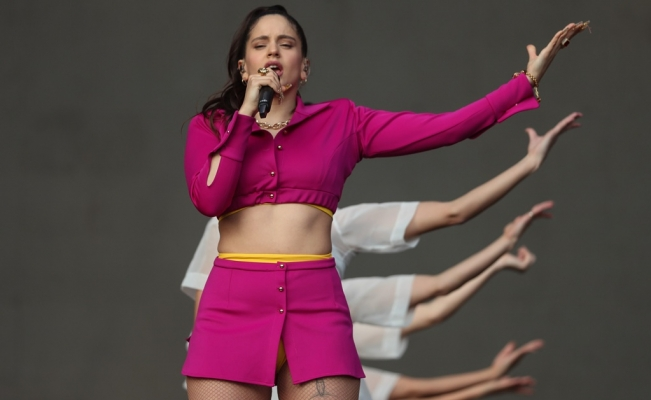
#> input picture rosalia.jpg, 651 x 400 px
$ python -i VideoCartoon.py   (imports and definitions only)   (older library calls are emulated)
#> lines starting #> are read from the running program, lines starting #| are printed output that depends on the picture; after the words box and inside, x2 and y2 are one past the last pixel; in counts of white or black regions, pixels touching at a corner belong together
#> further down, picture is the input picture: shape (400, 651, 3); mean B, G, R 72.4, 67.2, 93.3
# -*- coding: utf-8 -*-
"""
Created on Mon Aug 12 11:21 2019

@author: Yvan
"""

import cv2
import numpy as np

def cartoonize_image(img, ds_factor=4, sketch_mode=False):

#> called with ds_factor = 4, sketch_mode = False
    img_gray = cv2.cvtColor(img, cv2.COLOR_BGR2GRAY)
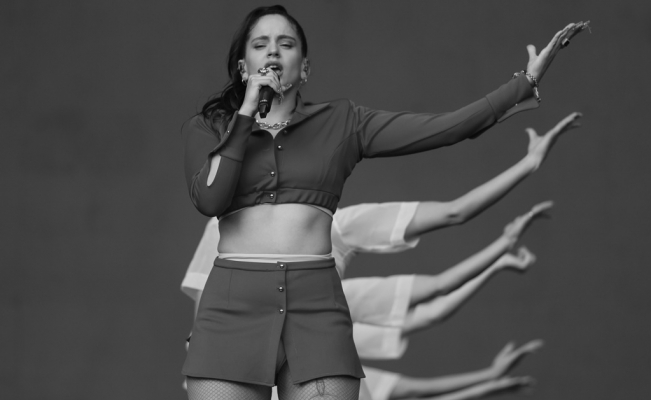
#> img_gray: shape (400, 651); min 5, max 230, mean 75.7

    #Aplicamos median filter a la imagen en escala de grises

    img_gray = cv2.medianBlur(img_gray, 7)

    #Detectamos los bordes en la imagen y  aplicamos Thresold

    edges = cv2.Laplacian(img_gray, cv2.CV_8U, ksize=5)
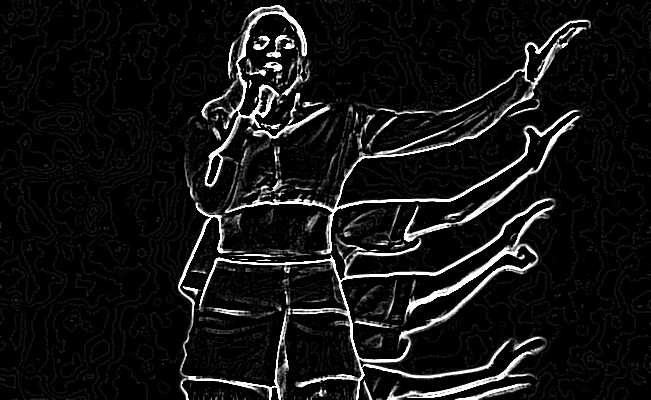
#> edges: shape (400, 651); min 0, max 255, mean 20.5
    ret, mask = cv2.threshold(edges, 100, 255, cv2.THRESH_BINARY_INV)
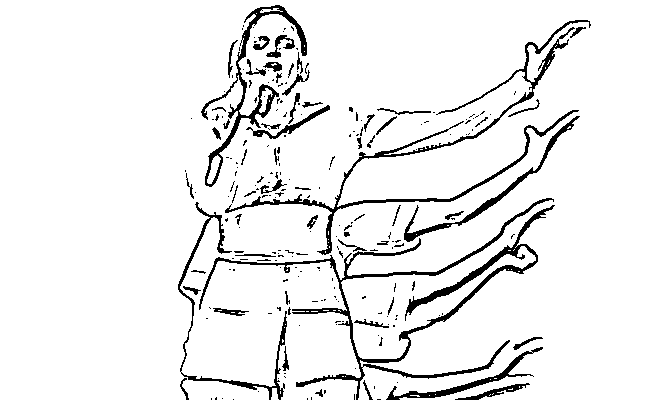
#> mask: shape (400, 651); 93% white; 231 black regions (174 under 20 px), largest, box (x1, y1, x2, y2) and area: (199, 198, 555, 400) 5087, (225, 20, 591, 255) 3395, (201, 5, 307, 187) 1975

    if sketch_mode:
        return cv2.cvtColor(mask, cv2.COLOR_GRAY2BGR)

    #Redimensionamos la imagen
    img_small = cv2.resize(img, None, fx=1.0/ds_factor, fy=1.0/ds_factor, interpolation=cv2.INTER_AREA)
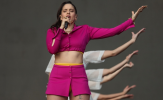
#> img_small: shape (100, 163, 3); mean B, G, R 72.4, 67.2, 93.3
    num_repetitions = 10
    sigma_color = 5
    sigma_space = 7
    size = 5

    #Aplicamos bilateral filter a la imagen multiples veces
    for i in range(num_repetitions):
        img_small = cv2.bilateralFilter(img_small, size, sigma_color,sigma_space)

    output = cv2.resize(img_small, None, fx=ds_factor, fy=ds_factor, interpolation = cv2.INTER_LINEAR)
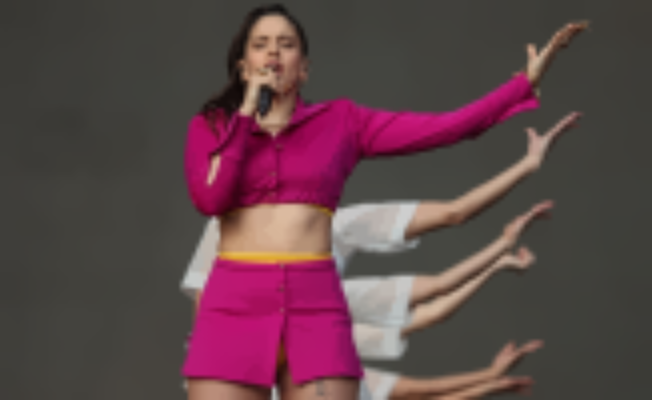
#> output: shape (400, 652, 3); mean B, G, R 72.4, 67.2, 93.2

    dst = np.zeros(img_gray.shape)

#> (the run stopped early here; a loop or call above may not have finished)
